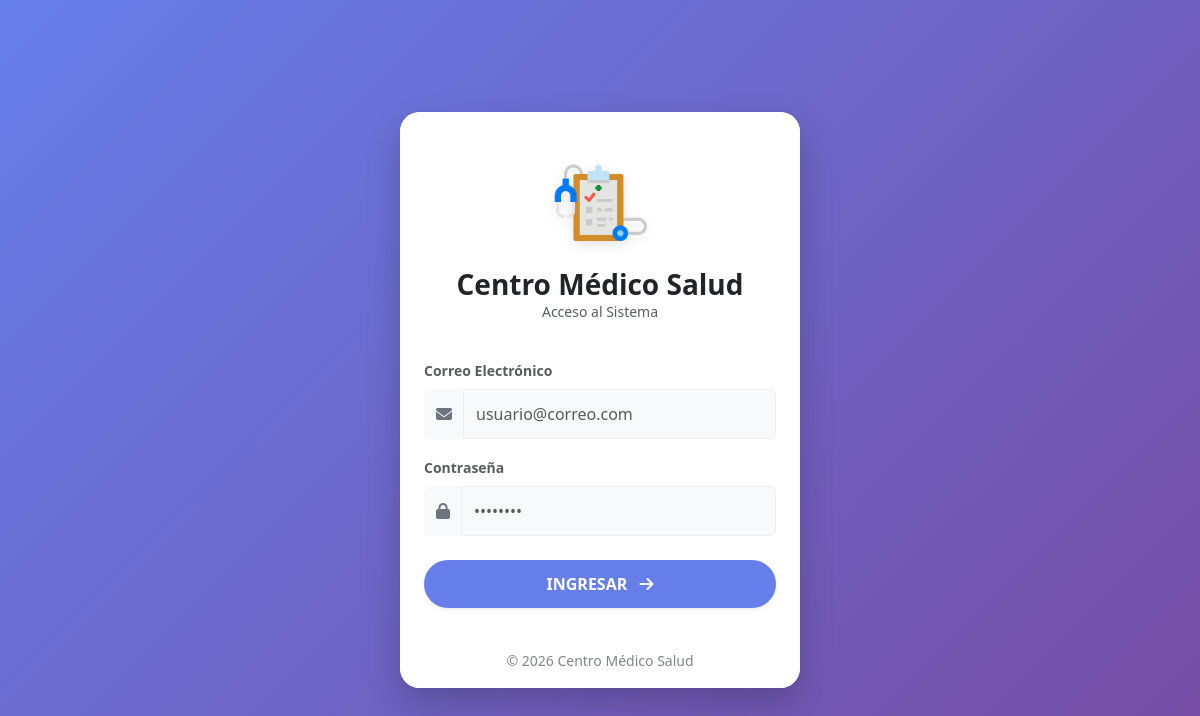
The page / on the database its author committed.
### tables this page shows
CREATE TABLE IF NOT EXISTS `configuracion` (
  `id` int NOT NULL,
  `nombre_clinica` varchar(100) DEFAULT NULL,
  `direccion` varchar(255) DEFAULT NULL,
  `telefono` varchar(50) DEFAULT NULL,
  `email` varchar(100) DEFAULT NULL,
  `moneda` varchar(5) DEFAULT 'S/.',
  `logo` varchar(255) DEFAULT NULL,
  PRIMARY KEY (`id`)
);

### app/controllers/AuthController.php (called while the page is built, shortened)
<?php
class AuthController {
    public function login() {
        require_once APP_ROOT . '/views/auth/login.php';
    }
}

### app/models/Configuracion.php (called while the page is built, shortened)
<?php
class Configuracion {
    private $conn;
    private $table = 'configuracion';
    public function __construct($db) {
        $this->conn = $db;
    }
    public function obtener() {
        $query = "SELECT * FROM " . $this->table . " WHERE id = 1";
        $stmt = $this->conn->prepare($query);
        $stmt->execute();
        return $stmt->fetch(PDO::FETCH_ASSOC);
    }
}

### app/views/auth/login.php (the view, shortened to what this page needs)
<?php
$db_login = new Database();
$conn_login = $db_login->connect();
$configModel_login = new Configuracion($conn_login);
$empresa_login = $configModel_login->obtener();
$nombre_app = !empty($empresa_login['nombre_clinica']) ? $empresa_login['nombre_clinica'] : 'MediCitas';
$logo_app = !empty($empresa_login['logo']) ? $empresa_login['logo'] : null;
?>
<!DOCTYPE html>
<html lang="es">
<head>
    <link href="https://cdn.jsdelivr.net/npm/bootstrap@5.3.0/dist/css/bootstrap.min.css" rel="stylesheet">
    <link rel="stylesheet" href="https://cdnjs.cloudflare.com/ajax/libs/font-awesome/6.4.0/css/all.min.css">
</head>
<body>
    <div class="card card-login">
        <div class="card-header text-center">
            <?php if ($logo_app && file_exists(APP_ROOT . '/../public/uploads/' . $logo_app)): ?>
                <img src="<?php echo BASE_URL; ?>/uploads/<?php echo $logo_app; ?>" alt="Logo" class="logo-img mb-3">
            <?php else: ?>
                <div class="mb-3 text-primary">
                    <i class="fas fa-heartbeat fa-4x"></i>
                </div>
            <?php endif; ?>
            <h3 class="fw-bold text-dark mb-0"><?php echo $nombre_app; ?></h3>
            <p class="text-muted small">Acceso al Sistema</p>
        </div>
        <div class="card-body p-4 pt-0">
            <form action="<?php echo BASE_URL; ?>/auth/authenticate" method="POST">
                <div class="mb-3">
                    <label class="form-label small text-muted fw-bold">Correo Electrónico</label>
                    <div class="input-group">
                        <span class="input-group-text bg-light border-0 text-secondary"><i
                                class="fas fa-envelope"></i></span>
                        <input type="email" name="email" class="form-control" placeholder="usuario@correo.com" required>
                    </div>
                </div>
                <div class="mb-4">
                    <label class="form-label small text-muted fw-bold">Contraseña</label>
                    <div class="input-group">
                        <span class="input-group-text bg-light border-0 text-secondary"><i
                                class="fas fa-lock"></i></span>
                        <input type="password" name="password" class="form-control" placeholder="••••••••" required>
                    </div>
                </div>
                <div class="d-grid gap-2">
                    <button type="submit" class="btn btn-primary rounded-pill shadow-sm">
                        INGRESAR <i class="fas fa-arrow-right ms-2"></i>
                    </button>
                </div>
            </form>
        </div>
        <div class="card-footer text-center bg-white py-3 border-0">
            <small class="text-muted opacity-75">&copy; <?php echo date('Y'); ?> <?php echo $nombre_app; ?></small>
        </div>
    </div>
</body>
</html>

### app/views/auth/login.php (style rules this page uses)
body { background: linear-gradient(135deg, #667eea 0%, #764ba2 100%); height: 100vh; display: flex; align-items: center; justify-content: center; font-family: 'Segoe UI', sans-serif; }
.card-login { width: 100%; max-width: 400px; border-radius: 20px; overflow: hidden; box-shadow: 0 15px 35px rgba(0, 0, 0, 0.2); border: none; }
.card-header { background: white; border-bottom: none; padding-top: 40px; padding-bottom: 20px; }
.btn-primary { background: #667eea; border: none; padding: 12px; font-weight: bold; transition: 0.3s; }
.form-control { padding: 12px; background: #f8f9fa; border: 1px solid #eee; }
.logo-img { max-height: 100px; max-width: 90%; object-fit: contain; filter: drop-shadow(0 4px 6px rgba(0, 0, 0, 0.1)); }

### rows shown on the page
configuracion: logo (picture), nombre_clinica "Centro Médico Salud"
